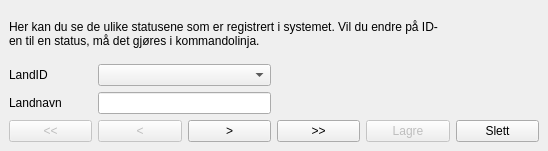
<?xml version="1.0" encoding="UTF-8"?>
<ui version="4.0">
 <class>ShowCountries</class>
 <widget class="QMainWindow" name="ShowCountries">
  <property name="geometry">
   <rect>
    <x>0</x>
    <y>0</y>
    <width>548</width>
    <height>151</height>
   </rect>
  </property>
  <property name="minimumSize">
   <size>
    <width>548</width>
    <height>151</height>
   </size>
  </property>
  <property name="windowTitle">
   <string>Vis innlagte land</string>
  </property>
  <widget class="QWidget" name="centralwidget">
   <layout class="QGridLayout" name="gridLayout">
    <item row="1" column="0">
     <widget class="QLabel" name="labelLandID">
      <property name="text">
       <string>LandID</string>
      </property>
     </widget>
    </item>
    <item row="1" column="1" colspan="2">
     <widget class="QComboBox" name="comboBoxLandID"/>
    </item>
    <item row="2" column="0">
     <widget class="QLabel" name="labelCountryName">
      <property name="text">
       <string>Landnavn</string>
      </property>
     </widget>
    </item>
    <item row="2" column="1" colspan="2">
     <widget class="QLineEdit" name="lineEditCountryName"/>
    </item>
    <item row="3" column="0">
     <widget class="QPushButton" name="btnFirst">
      <property name="enabled">
       <bool>false</bool>
      </property>
      <property name="text">
       <string>&lt;&lt;</string>
      </property>
     </widget>
    </item>
    <item row="3" column="1">
     <widget class="QPushButton" name="btnPrev">
      <property name="enabled">
       <bool>false</bool>
      </property>
      <property name="text">
       <string>&lt;</string>
      </property>
     </widget>
    </item>
    <item row="3" column="2">
     <widget class="QPushButton" name="btnNext">
      <property name="text">
       <string>&gt;</string>
      </property>
     </widget>
    </item>
    <item row="3" column="3">
     <widget class="QPushButton" name="btnLast">
      <property name="text">
       <string>&gt;&gt;</string>
      </property>
     </widget>
    </item>
    <item row="3" column="4">
     <widget class="QPushButton" name="btnSave">
      <property name="enabled">
       <bool>false</bool>
      </property>
      <property name="text">
       <string>Lagre</string>
      </property>
     </widget>
    </item>
    <item row="3" column="5">
     <widget class="QPushButton" name="btnDelete">
      <property name="text">
       <string>Slett</string>
      </property>
     </widget>
    </item>
    <item row="0" column="0" colspan="5">
     <widget class="QLabel" name="labelInfo">
      <property name="text">
       <string>Her kan du se de ulike statusene som er registrert i systemet. Vil du endre på ID-en til en status, må det gjøres i kommandolinja.</string>
      </property>
      <property name="wordWrap">
       <bool>true</bool>
      </property>
     </widget>
    </item>
   </layout>
  </widget>
 </widget>
 <resources/>
 <connections/>
</ui>
